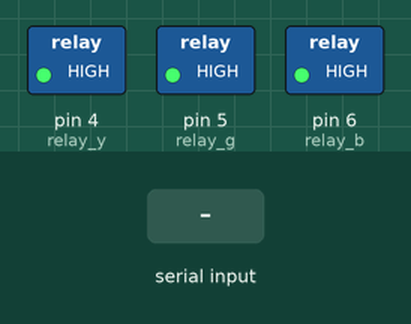
Simulated run of this sketch. Board: Arduino Uno, built with avr-gcc and run on an emulated ATmega328P. Parts: switched loads named in the sketch (green lamp = pin HIGH). Dashed ring = blinking. Inputs (shaded band) come from the test bench.

Above: at 1.2 s.
1.3 s: "blink yellow light\n" received over Serial
At 1.7 s:
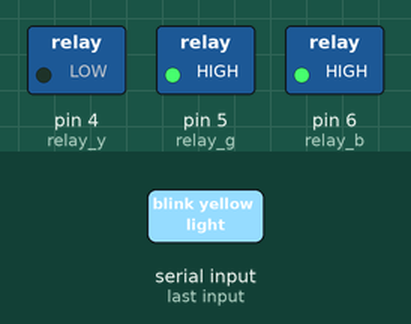
4.3 s: "turn on blue light\n" received over Serial
At 5.4 s:
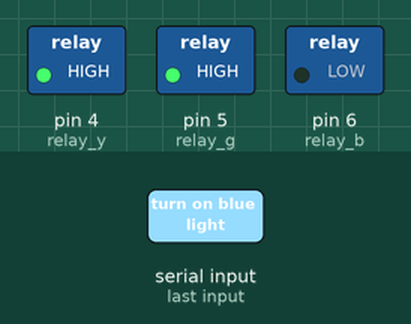
5.8 s: "turn on yellow light\n" received over Serial
At 6.6 s:
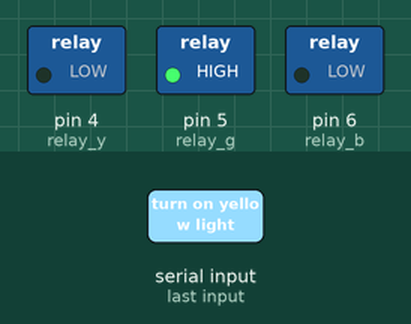
7.3 s: "turn on green light\n" received over Serial
At 7.7 s:
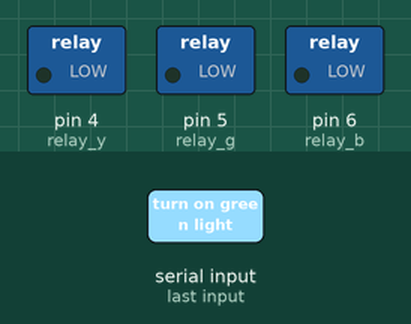
8.8 s: "turn off blue light\n" received over Serial
At 10.0 s:
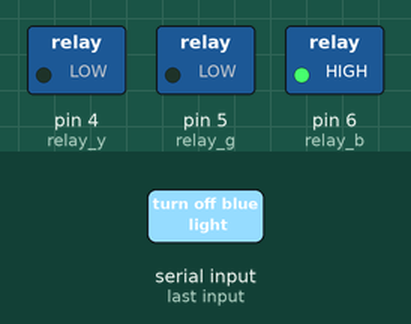
10.3 s: "blink blue light\n" received over Serial
At 11.2 s:
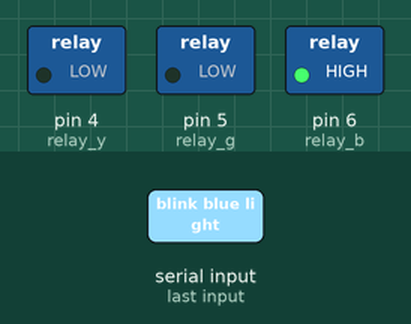
Timing chart, 0 to 14.3 s (numbered marks = the images above; inputs shaded):
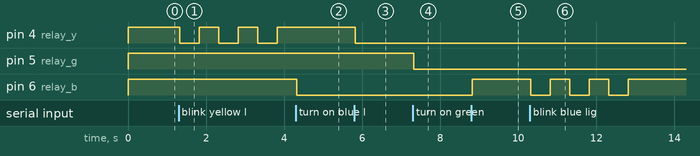

The sketch:

voiceassistantarduino.ino
```cpp
#define relay_y 4 // Yellow
#define relay_g 5 // Green
#define relay_b 6 // Blue

String voice = "";

void setup() {
  Serial.begin(9600);
  pinMode(relay_y, OUTPUT);
  pinMode(relay_g, OUTPUT);
  pinMode(relay_b, OUTPUT);

  digitalWrite(relay_y, HIGH);  // Default OFF
  digitalWrite(relay_g, HIGH);
  digitalWrite(relay_b, HIGH);
}

void loop() {
  while (Serial.available()) {
    char c = Serial.read();
    if (c == '\n') {
      processCommand(voice);
      voice = "";
    } else if (c != '\r') {
      voice += c;
    }
  }
}

void processCommand(String cmd) {
  cmd.trim();

  // Yellow Light Commands
  if (cmd == "turn on yellow light" || cmd == "Turn on the yellow light." || cmd == "turn on the yellow light") {
    digitalWrite(relay_y, LOW);
  } else if (cmd == "turn off yellow light" || cmd == "Turn off the yellow light." || cmd == "turn off the yellow light") {
    digitalWrite(relay_y, HIGH);
  } else if (cmd == "blink yellow light") {
    for (int i = 0; i < 3; i++) {
      digitalWrite(relay_y, LOW);
      delay(500);
      digitalWrite(relay_y, HIGH);
      delay(500);
    }
  }

  // Blue Light Commands
  else if (cmd == "turn on blue light" || cmd == "Turn on the blue light." || cmd == "turn on the blue light") {
    digitalWrite(relay_b, LOW);
  } else if (cmd == "turn off blue light" || cmd == "Turn off the blue light." || cmd == "turn off the blue light") {
    digitalWrite(relay_b, HIGH);
  } else if (cmd == "blink blue light") {
    for (int i = 0; i < 3; i++) {
      digitalWrite(relay_b, LOW);
      delay(500);
      digitalWrite(relay_b, HIGH);
      delay(500);
    }
  }

  // Green Light Commands
  else if (cmd == "turn on green light" || cmd == "Turn on the green light." || cmd == "turn on the green light") {
    digitalWrite(relay_g, LOW);
  } else if (cmd == "turn off green light" || cmd == "Turn off the green light." || cmd == "turn off the green light") {
    digitalWrite(relay_g, HIGH);
  } else if (cmd == "blink green light") {
    for (int i = 0; i < 3; i++) {
      digitalWrite(relay_g, LOW);
      delay(500);
      digitalWrite(relay_g, HIGH);
      delay(500);
    }
  }
}
```

Measured:
- after the input at 1.3 s, pin 4 (relay_y): alternates HIGH for 0.50 s and LOW for 0.50 s, starting at once
- after the input at 4.3 s, pin 6 (relay_b): HIGH → LOW at once
- after the input at 5.8 s, pin 4 (relay_y): HIGH → LOW at once
- after the input at 7.3 s, pin 5 (relay_g): HIGH → LOW at once
- after the input at 8.8 s, pin 6 (relay_b): LOW → HIGH at once
- after the input at 10.3 s, pin 6 (relay_b): alternates HIGH for 0.50 s and LOW for 0.50 s, 6 changes in all, then stays HIGH, starting at once
